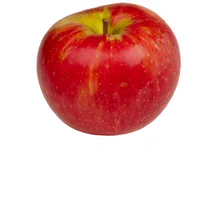
#> input picture images/apple_bounce.webp, 217 x 200 px
$ python -i combine_masks_with_images.py   (imports and definitions only)
#> lines starting #> are read from the running program, lines starting #| are printed output that depends on the picture
#> further down, picture is the input picture: PIL image 217x200 RGBA; mean R, G, B, A 230.9, 183.1, 179.9, 255
from pathlib import Path
import argparse
from PIL import Image

#!/usr/bin/env python3
"""
combine_masks_with_images.py

Load images from a folder and corresponding masks from another folder,
combine them by using the mask as the alpha channel, and save results
as PNGs with transparent background into an output "rgba" folder.

Defaults are set to the paths you provided; you can override via CLI.
"""

experiment_name = "matador"

DEFAULT_IMAGES_DIR = Path(f"renders/GaINeR/{experiment_name}/test/rgb")
DEFAULT_MASKS_DIR = Path(f"renders/GaINeR/{experiment_name}_mask/test/rgb")
DEFAULT_OUTPUT_DIR = Path(f"renders/GaINeR/{experiment_name}/rgba")
IMAGE_EXTS = {".png", ".jpg", ".jpeg", ".tiff", ".bmp", ".webp"}


def find_mask_for_stem(masks_dir: Path, stem: str):
    for p in masks_dir.iterdir():
        if p.is_file() and p.stem == stem:
            return p
    return None


def zero_out_transparent_pixels(img: Image.Image) -> Image.Image:
    """
    Ensure that pixels with alpha == 0 have RGB channels set to 0.
    Preserves the original alpha channel.
    """
    r, g, b, a = img.split()
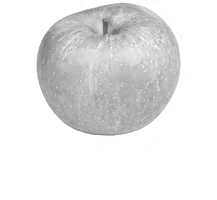
#> r: PIL image 217x200 L; min 86, max 255, mean 230.9
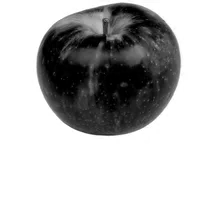
#> g: PIL image 217x200 L; min 0, max 255, mean 183.1
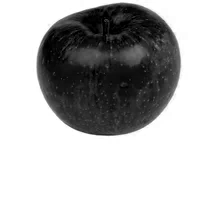
#> b: PIL image 217x200 L; min 0, max 255, mean 179.9
#> a: PIL image 217x200 L; every value is 255
    # Binary mask: 255 where alpha > 0, else 0
    mask_binary = a.point(lambda v: 255 if v > 0 else 0)
    rgb = Image.merge("RGB", (r, g, b))
    black = Image.new("RGB", img.size, (0, 0, 0))
#> black: PIL image 217x200 RGB; every value is 0
    rgb_zeroed = Image.composite(rgb, black, mask_binary)
    return Image.merge("RGBA", (*rgb_zeroed.split(), a))


def combine_image_and_mask(image_path: Path, mask_path: Path, out_path: Path):
    img = Image.open(image_path).convert("RGBA")
    mask = Image.open(mask_path).convert("L")
    if mask.size != img.size:
        mask = mask.resize(img.size, resample=Image.BILINEAR)
    img.putalpha(mask)
    # Zero RGB where alpha == 0
    img = zero_out_transparent_pixels(img)
    out_path.parent.mkdir(parents=True, exist_ok=True)
    img.save(out_path, format="PNG")


def main(images_dir: Path, masks_dir: Path, output_dir: Path):
    if not images_dir.exists():
        raise SystemExit(f"Images folder does not exist: {images_dir}")
    if not masks_dir.exists():
        raise SystemExit(f"Masks folder does not exist: {masks_dir}")
    output_dir.mkdir(parents=True, exist_ok=True)

    files = sorted([p for p in images_dir.iterdir() if p.is_file() and p.suffix.lower() in IMAGE_EXTS])
    if not files:
        print("No image files found in", images_dir)
        return

    for img_path in files:
        stem = img_path.stem
        mask_path = find_mask_for_stem(masks_dir, stem)
        if mask_path is None:
            print(f"Skipping {img_path.name}: no matching mask for stem '{stem}'")
            continue
        out_path = output_dir / f"{stem}.png"
        try:
            combine_image_and_mask(img_path, mask_path, out_path)
            print("Saved:", out_path)
        except Exception as e:
            print(f"Failed to process {img_path.name} with {mask_path.name}: {e}")


# [7 lines not run here, left out]

>>> from PIL import Image
>>> picture = Image.open('images/apple_bounce.webp')
>>> result = zero_out_transparent_pixels(picture)
